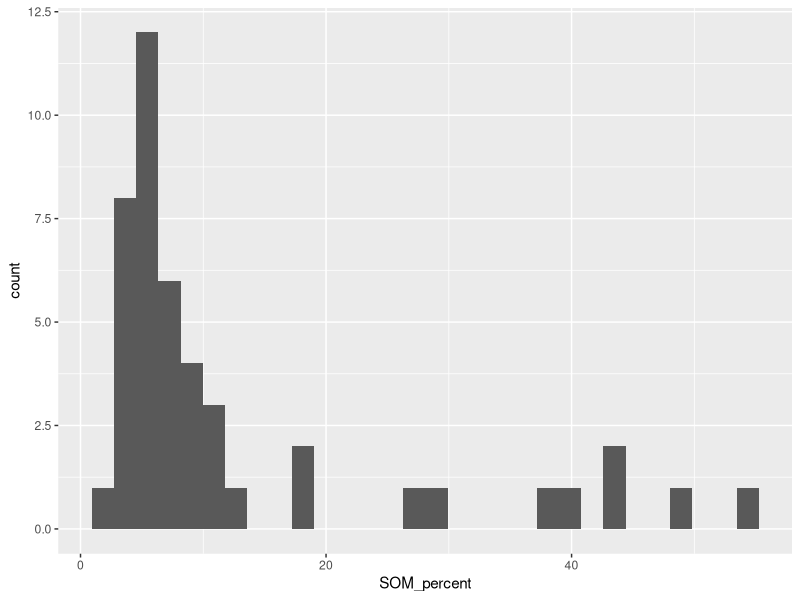
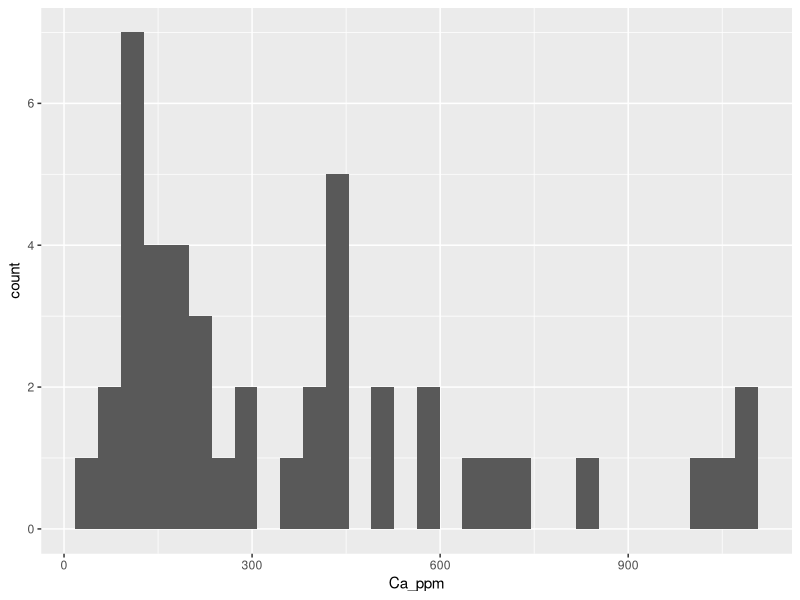
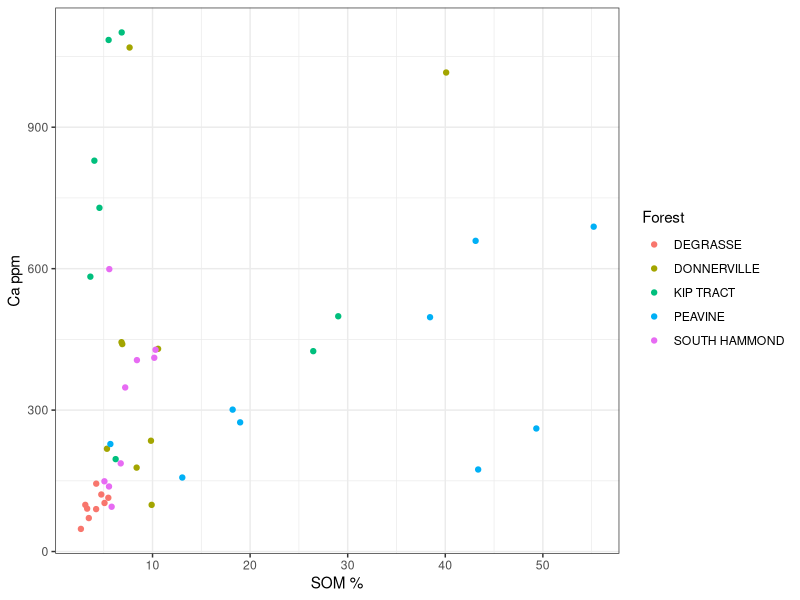
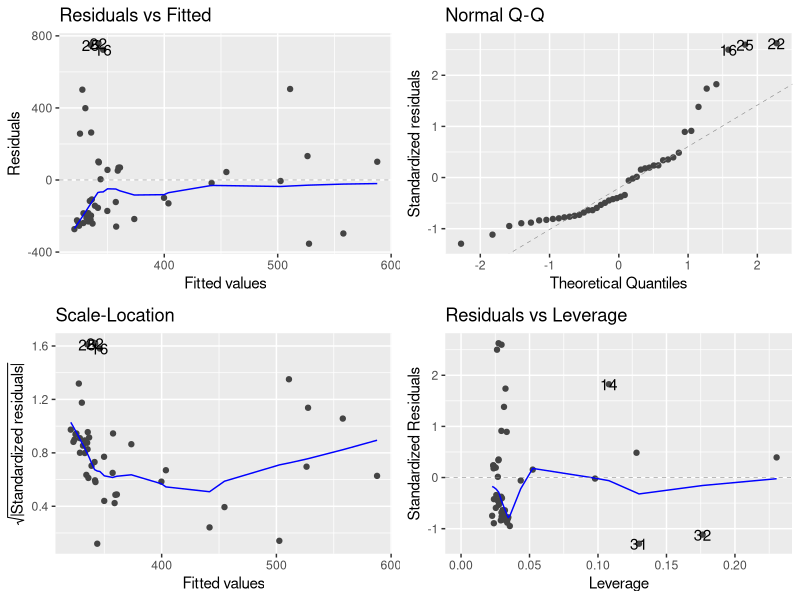
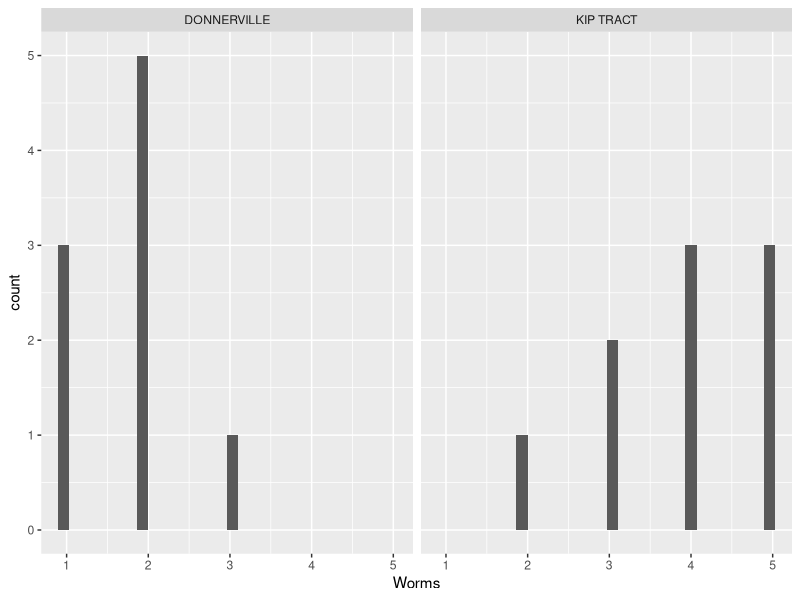
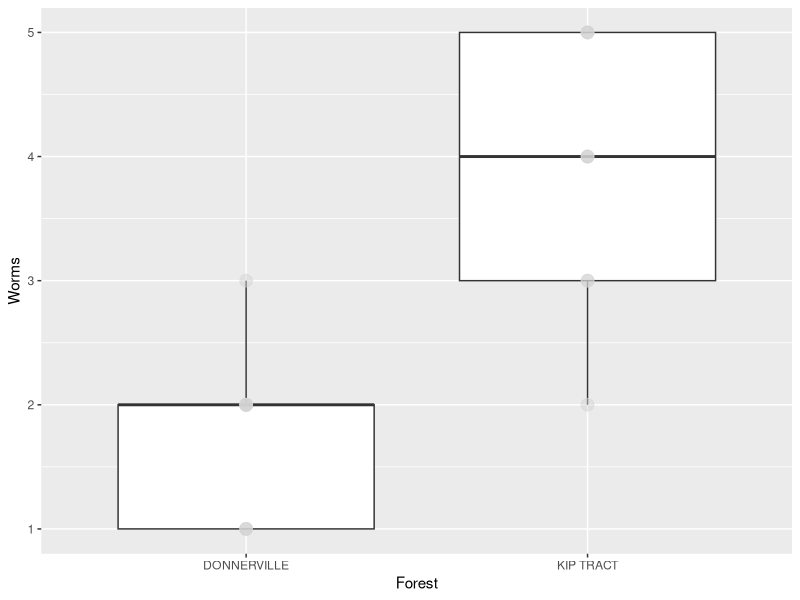
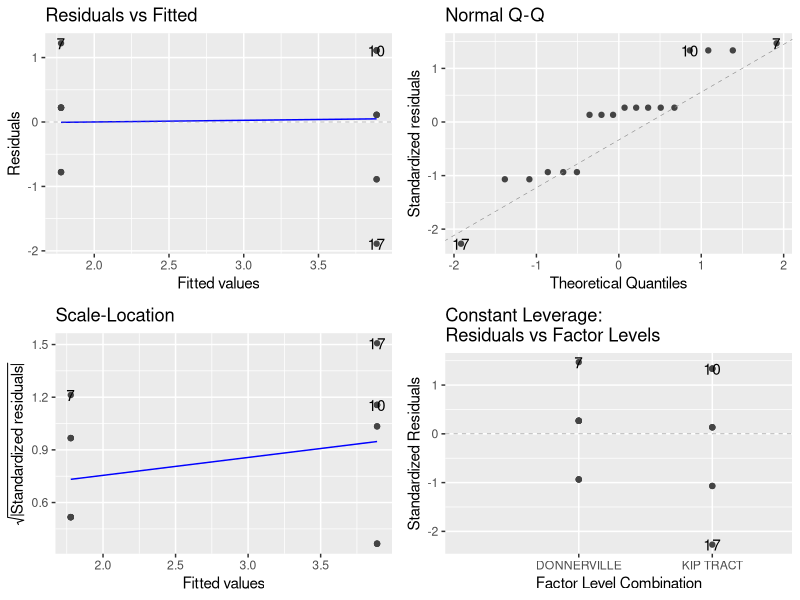
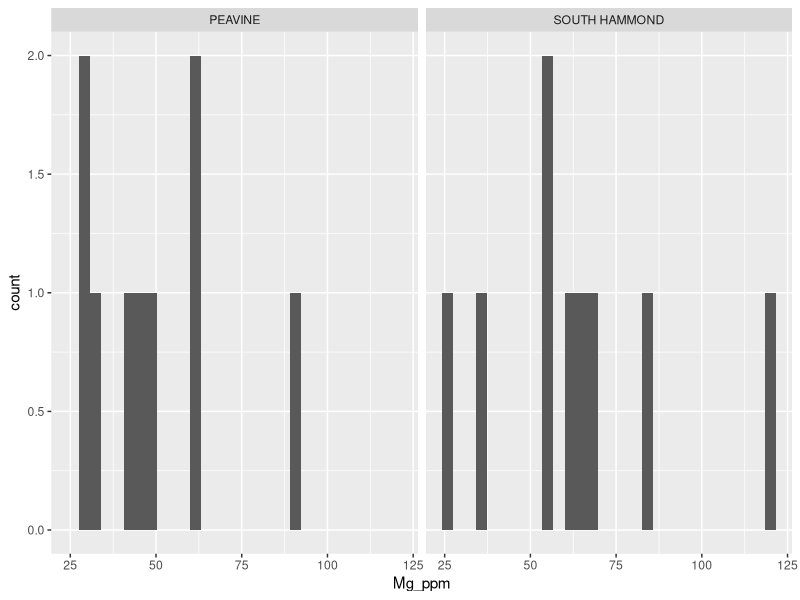

Write the R code that produced these figures, in order.
## ---- chunk 1
rm(list = ls())
library(tidyverse)
library(here)
library(ggfortify)
## ---- chunk 2
soil <- read.csv(here("Data", "soil_reduced-1.csv"), stringsAsFactors = T)
## ---- chunk 3
levels(soil$Forest)
## ---- chunk 4
ggplot(soil, aes(x = SOM_percent)) + geom_histogram()
## ---- chunk 5
ggplot(soil, aes(x = Ca_ppm)) + geom_histogram()
## ---- chunk 6
glimpse(soil)
summary(soil)
## ---- chunk 7
ggplot(soil, aes(x = SOM_percent, y = Ca_ppm, color = Forest)) + geom_point() + ylab("Ca ppm") + xlab("SOM %") + theme_bw()
## ---- chunk 8
SOM_CA_mod <- lm(Ca_ppm ~ SOM_percent, data = soil)
## ---- chunk 9
autoplot(SOM_CA_mod)
## ---- chunk 10
anova(SOM_CA_mod)
summary(SOM_CA_mod)
## ---- chunk 11
Q2 <- filter(soil, Forest == "DONNERVILLE" | Forest == "KIP TRACT")
## ---- chunk 12
summary(Q2$Worms)
## ---- chunk 13
ggplot(Q2, aes(x = Worms)) + geom_histogram() + facet_wrap(~Forest)
## ---- chunk 14
ggplot(Q2, aes(x = Forest, y = Worms)) + geom_boxplot() + geom_point(size = 4, color = 'lightgrey', alpha = 0.5)
## ---- chunk 15
Q2lm <- lm(Worms ~ Forest, data = Q2)
autoplot(Q2lm)
## ---- chunk 16
chiWorm <- xtabs(Worms ~ Forest, data = Q2)

chisq.test(chiWorm)
summary(chiWorm)
## ---- chunk 17
Q3 <- filter(soil, Forest == "PEAVINE" | Forest == "SOUTH HAMMOND")
## ---- chunk 18
summary(Q3$Mg_ppm)
## ---- chunk 19
ggplot(Q3, aes(x = Mg_ppm)) + geom_histogram() + facet_wrap(~Forest)
## ---- chunk 20
ggplot(Q3, aes(x = Forest, y = Mg_ppm)) + geom_boxplot() + geom_point(size = 4, color = 'lightgrey', alpha = 0.5)
## ---- chunk 21
Q3lm <- lm(Mg_ppm ~ Forest, data = Q3)
autoplot(Q3lm)
## ---- chunk 22
t.test(Mg_ppm ~ Forest, data = Q3)
## ---- chunk 23
summary(soil$Zn_ppm)
## ---- chunk 24
ggplot(soil, aes(x = Zn_ppm)) + geom_histogram()
## ---- chunk 25
ggplot(soil, aes(x = Zn_ppm, y = Forest)) + geom_boxplot() + geom_point(size = 4, color = 'lightgrey', alpha = 0.5)
## ---- chunk 26
Q4lm <- lm(Zn_ppm ~ Forest, data = soil)
autoplot(Q4lm)
## ---- chunk 27
anova(Q4lm)
summary(Q4lm) # starts at Call:
